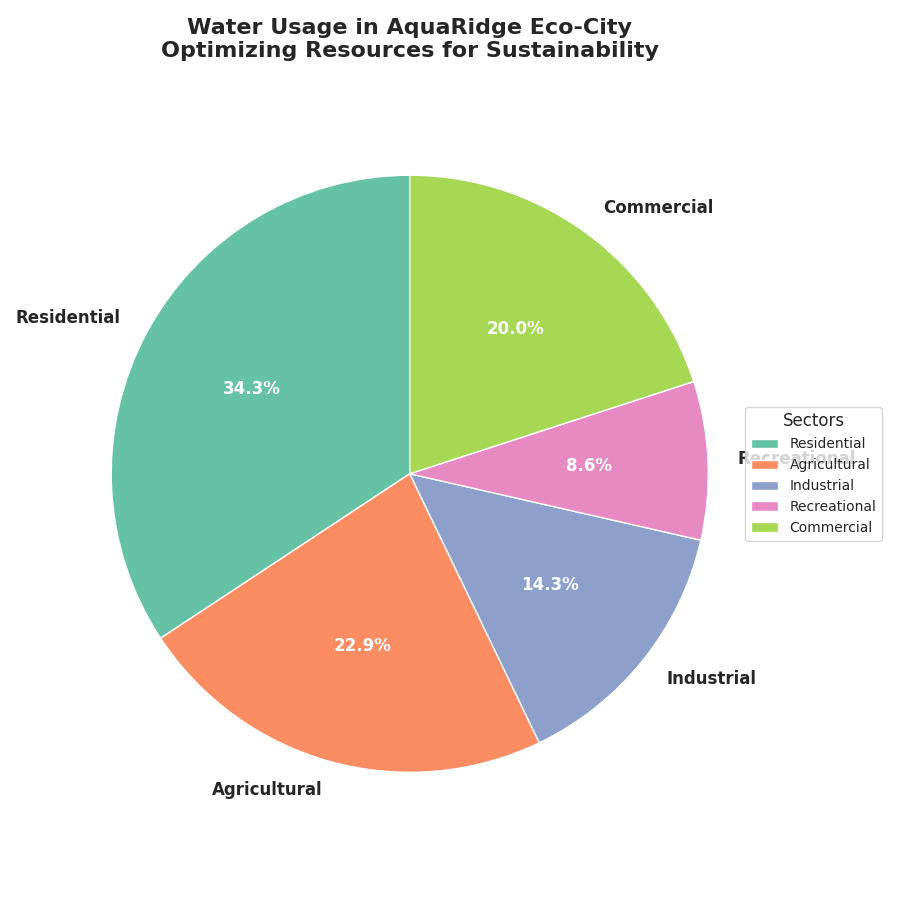

The Python source for this figure:
import matplotlib.pyplot as plt
import numpy as np

sectors = ['Residential', 'Agricultural', 'Industrial', 'Recreational', 'Commercial']
water_usage = np.array([120, 80, 50, 30, 70])
colors = ['#66c2a5', '#fc8d62', '#8da0cb', '#e78ac3', '#a6d854']

fig, ax = plt.subplots(figsize=(9, 9))

wedges, texts, autotexts = ax.pie(
    water_usage,
    labels=sectors,
    autopct='%1.1f%%',
    colors=colors,
    startangle=90
)

plt.setp(texts, size=12, weight='bold', va='center')
plt.setp(autotexts, size=12, color='white', weight='bold')

ax.set_title("Water Usage in AquaRidge Eco-City\nOptimizing Resources for Sustainability", 
             fontsize=16, fontweight='bold', loc='center')

ax.axis('equal')

ax.legend(wedges, sectors, title="Sectors", loc="center left", bbox_to_anchor=(1, 0.5), fontsize=10)

plt.tight_layout()
plt.show()
